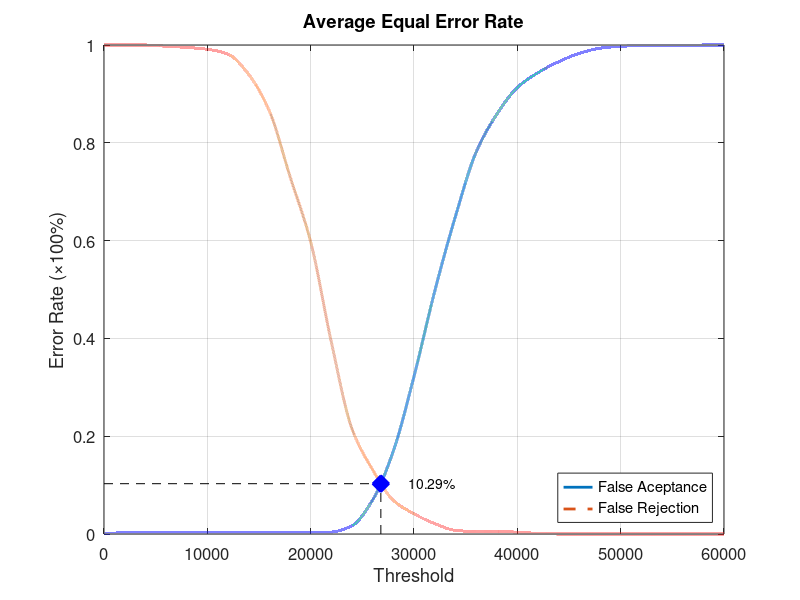
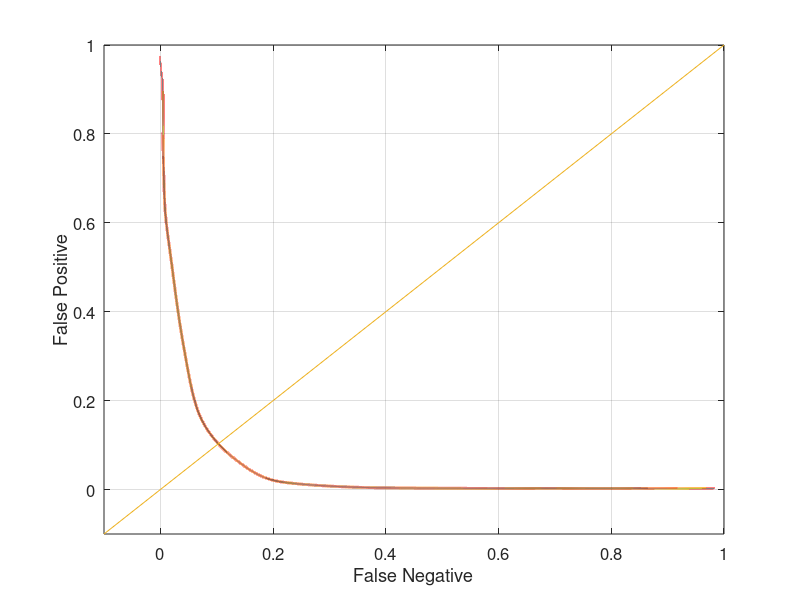

These figures' MATLAB source, in order:
function yEER = Experiment1Average
close all;
clear;
clc;
x = 0:2000:60000;
xq = 0:0.5:60000;

y0 = [0 0.00263158 0.00263158 0.00263158 0.00263158 0.00263158 0.00263158 0.00263158 0.00263158 0.00263158 0.00263158 0.00394737 0.0171053 0.0697368 0.169737 0.322368 0.496053 0.648684 0.780263 0.857895 0.913158 0.943421 0.965789 0.982895 0.993421 0.997368 0.998684 0.998684 0.998684 1 1];
yy0 = interp1(x, y0, xq, 'pchip');
y1 = [1 1 1 0.9975 0.995 0.99125 0.98125 0.94 0.865 0.73125 0.5975 0.3925 0.215 0.13125 0.06875 0.04125 0.02125 0.0075 0.005 0.005 0.00375 0.00125 0 0 0 0 0 0 0 0 0];
yy1 = interp1(x, y1, xq, 'pchip');

% Calculating EER: 
y2 = abs(y0 - y1);
find(y2 == min(y2))
yy2 = abs(yy0 - yy1);
xEER = find(yy2 == min(yy2));
xEERIndex = xq(xEER) % X-axis EER
yEER = yy0(xEER) % Y-axis EER

main = figure
plot(xq, yy0,'-','LineWidth', 2);	hold on
plot(xq, yy1,'--','LineWidth', 2);	hold on
plot([xEERIndex xEERIndex], [0 yEER], 'k--');	hold on
plot([0 xEERIndex], [yEER yEER], 'k--');	hold on
plot(xEERIndex, yEER, 'bx', 'LineWidth', 10);	hold on
text(xEERIndex + 10 * xEERIndex / 100, yEER, [num2str(round((10000 * yEER)) / 100) '%'])
legend('False Aceptance', 'False Rejection', 'Location', 'SouthEast')
xlabel('Threshold')
ylabel('Error Rate (\times100%)')
title('Average Equal Error Rate')
set(gca, 'FontSize', 12)
axis([0 60000 0 1])
grid on

print(main, 'Experiment1AverageMain', '-dpng');
FNRxFPR = figure('Color', [1 1 1]);
plot(yy1, yy0, '-', yy1, yy0, 'LineWidth', 2);
hold on
y = -0.1:0.1:1
plot(y, y); 
set(gca, 'FontSize', 12)
xlabel('False Negative')
ylabel('False Positive')
axis([-0.1 1 -0.1 1])
set(gca, 'FontSize', 12)
grid on

print(FNRxFPR, 'Experiment1AverageFNRxFPR','-dpng');
end
